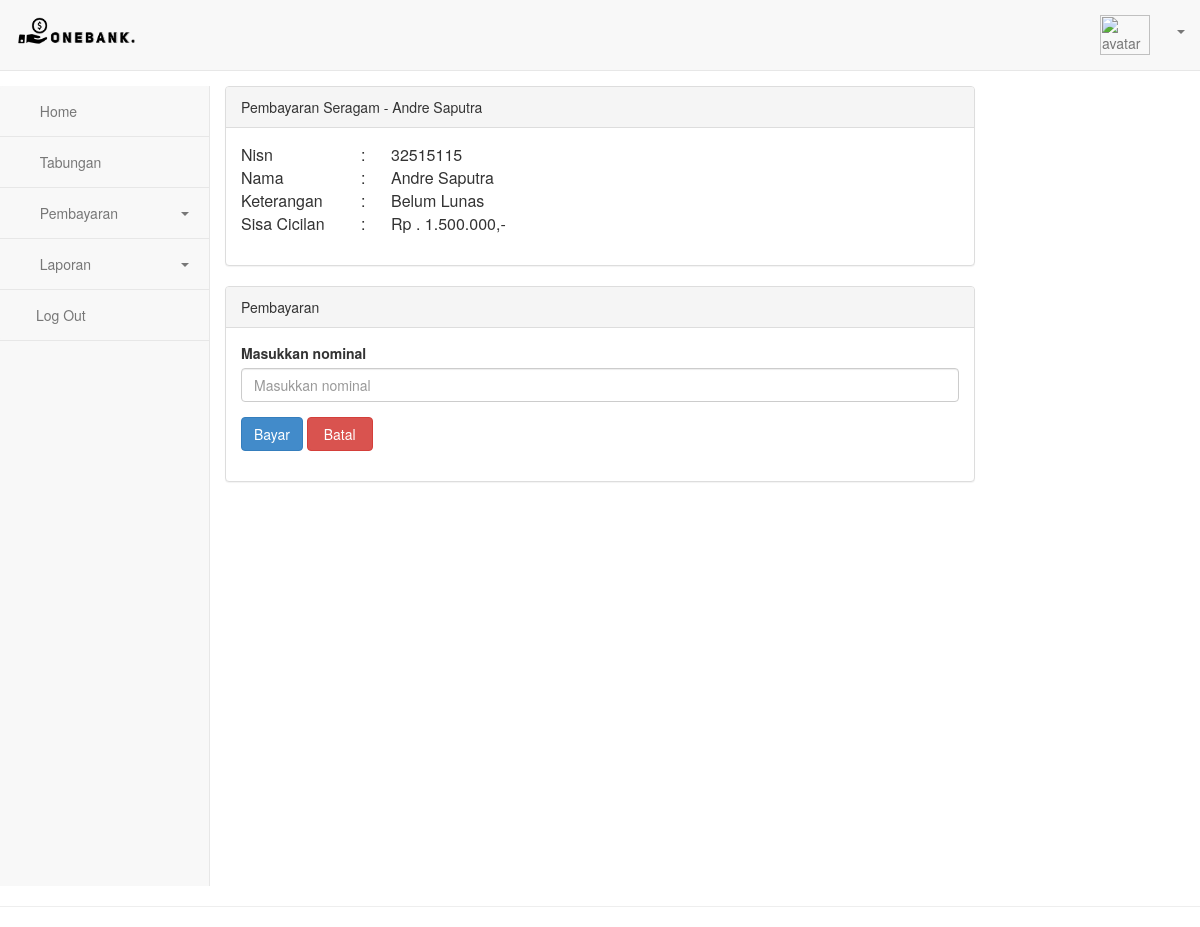
The app's page /Seragam/seragam_bayar/14 with its own data.
### tables this page shows
CREATE TABLE `siswa` (
  `id_siswa` int(30) NOT NULL,
  `nisn` int(30) NOT NULL,
  `nama` varchar(35) NOT NULL,
  `jenis_kelamin` varchar(11) NOT NULL,
  `date` int(4) NOT NULL,
  `tabungan` int(8) NOT NULL,
  `bayar_ki` int(8) NOT NULL,
  `ket_ki` varchar(11) NOT NULL,
  `bayar_seragam` int(8) NOT NULL,
  `ket_seragam` varchar(11) NOT NULL
);

### application/controllers/Seragam.php (called while the page is built, shortened)
<?php
class Seragam extends CI_Controller
{
    public function __construct()
    {
        $this->load->model('M_seragam');
    }
    public function seragam_bayar($id_siswa)
    {
        $data['tahun'] = $this->db->get('tahun')->result_array();
        $data['user'] = $this->db->get_where('user', ['username' =>
        $this->session->userdata('username')])->row_array();
        $data['seragam'] = $this->M_seragam->seragam_bayar($id_siswa);
        $this->load->view('Seragam/seragam_bayar', $data);
    }
}

### index.php (called while the page is built, shortened)
<?php
require_once BASEPATH.'core/CodeIgniter.php';

### application/models/M_seragam.php (called while the page is built, shortened)
<?php
class M_seragam extends CI_Model
{
    public function seragam_bayar($id_siswa)
    {
        $this->db->where('id_siswa', $id_siswa);
        return $this->db->get('siswa')->row_array();
    }
}

### application/views/Seragam/seragam_bayar.php (the view, shortened to what this page needs)
<link href="<?= base_url(); ?>css/bootstrap.min.css" rel="stylesheet" id="bootstrap-css">
<link href="<?= base_url('style.css'); ?>" rel="stylesheet">
<nav class="navbar navbar-default navbar-static-top">
    <div class="container-fluid">
        <div class="navbar-header">
            <a class="navbar-brand">
                <img style="margin-bottom:5px;width:120px;" src="<?= base_url(); ?>vendor/images/icon/bank.png" alt="Logo">
            </a>
        </div>
        <div class="collapse navbar-collapse" id="bs-example-navbar-collapse-1">
            <ul class="nav navbar-nav navbar-right">
                <li style="margin-top:8px;"><a href="<?= base_url('Admin/profile'); ?>"><?= $user['name']; ?></a></li>
                <li class="nav-item avatar">
                    <a class="nav-link p-0" href="#" data-toggle="modal" data-target="#ModalGambar">
                        <img style="height:40px;width:50px;" src="<?php echo base_url('vendor/images/profile/') . $user['image']; ?>" class="rounded-circle z-depth-0" alt="avatar image" height="35">
                    </a>
                </li>
                <li class="dropdown ">
                    <a href="#" style="margin-top:15px;margin-left:-5px;" class="dropdown-toggle" data-toggle="dropdown" role="button" aria-expanded="false">
                        <span class="caret"></span></a>
                </li>
            </ul>
        </div>
    </div>
</nav>
<div class="container-fluid main-container">
    <div class="col-md-2 sidebar">
        <div class="row">
            <div class="side-menu">
                <nav class="navbar navbar-default" role="navigation">
                    <div class="side-menu-container">
                        <ul class="nav navbar-nav">
                            <li><a href="<?= base_url('Admin'); ?>"><span class="glyphicon glyphicon-home"></span> Home</a></li>
                            <li><a href="<?= base_url('Tabungan'); ?>"><span class="glyphicon glyphicon-usd"></span> Tabungan</a></li>
                            <li class="panel panel-default" id="dropdown">
                                <a data-toggle="collapse" href="#dropdown-lvl2">
                                    <span class="glyphicon glyphicon-shopping-cart"></span> Pembayaran <span class="caret"></span>
                                </a>
                            </li>
                            <li class="panel panel-default" id="dropdown">
                                <a data-toggle="collapse" href="#dropdown-lvl3">
                                    <span class="glyphicon glyphicon-list-alt"></span> Laporan <span class="caret"></span>
                                </a>
                            </li>
                            <li><a href="#" data-toggle="modal" data-target="#Logout"><span class="glyphicon glyphicon-log-out"></span>Log Out</a></li>
                        </ul>
                    </div>
                </nav>
            </div>
        </div>
    </div>
    <div class="col-md-8 content" style="margin-left:auto; margin-right:auto;">
        <div class="panel panel-default">
            <div class="panel-heading">
                Pembayaran Seragam - <?= $seragam['nama']; ?>
            </div>
            <div class="panel-body">
                <form action="<?= base_url('Seragam/bayar'); ?>" method="POST">
                    <div class="form-group">
                        <table>
                            <tr>
                                <td style="width:120px;">Nisn</td>
                                <td style="width:30px;">:</td>
                                <td>
                                    <?= $seragam['nisn']; ?></td>
                            </tr>
                            <tr>
                                <td>
                                    Nama</td>
                                <td>:</td>
                                <td><?= $seragam['nama']; ?></td>
                            </tr>
                            <tr>
                                <td>Keterangan</td>
                                <td>:</td>
                                <td><?= $seragam['ket_seragam']; ?></td>
                            </tr>
                            <tr>
                                <td>Sisa Cicilan</td>
                                <td>:</td>
                                <td>Rp . <?= number_format($seragam['bayar_seragam'], 0, ",", "."); ?>,-</td>
                            </tr>
                        </table>
                    </div>
            </div>
        </div>
        <div class="panel panel-default">
            <div class="panel-heading">
                Pembayaran
            </div>
            <div class="panel-body">
                <div class="form-group">
                    <label for="rupiah">Masukkan nominal</label>
                    <input type="text" min="0" class="form-control" id="rupiah" placeholder="Masukkan nominal" autocomplete="off" name="nominal" required>
                </div>
                <div class="form-group">
                    <button type="submit" class="btn btn-primary" formtarget="_blank" onClick="openWindowReload(this)">Bayar</button>
                    <a href="<?= base_url('Seragam'); ?>" class="btn btn-danger">&nbsp;Batal&nbsp;</a>
                </div>
            </div>
        </div>
    </div>
</div>
<footer class="pull-left footer">
    <p class="col-md-12">
        <hr class="divider">
    </p>
</footer>

### style.css (style rules this page uses)
.sidebar { padding-left: 0; }
.main-container { background: #FFF; padding-top: 15px; margin-top: -20px; }
.footer { width: 100%; }
.side-menu { position: relative; width: 100%; height: 100%; background-color: #f8f8f8; border-right: 1px solid #e7e7e7; }
.side-menu .navbar { border: none; }
.side-menu .navbar-nav li { display: block; width: 100%; border-bottom: 1px solid #e7e7e7; }
.side-menu .navbar-nav li a { padding: 15px; }
.side-menu .navbar-nav li a .glyphicon { padding-right: 10px; }
.side-menu #dropdown { border: 0; margin-bottom: 0; border-radius: 0; background-color: transparent; box-shadow: none; }
.side-menu #dropdown .caret { float: right; margin: 9px 5px 0; }
.side-menu #dropdown > a { border-bottom: 1px solid #e7e7e7; }

### records on screen
siswa: nama "Andre Saputra", nisn "32515115", ket_seragam "Belum Lunas", bayar_seragam "1.500.000"
